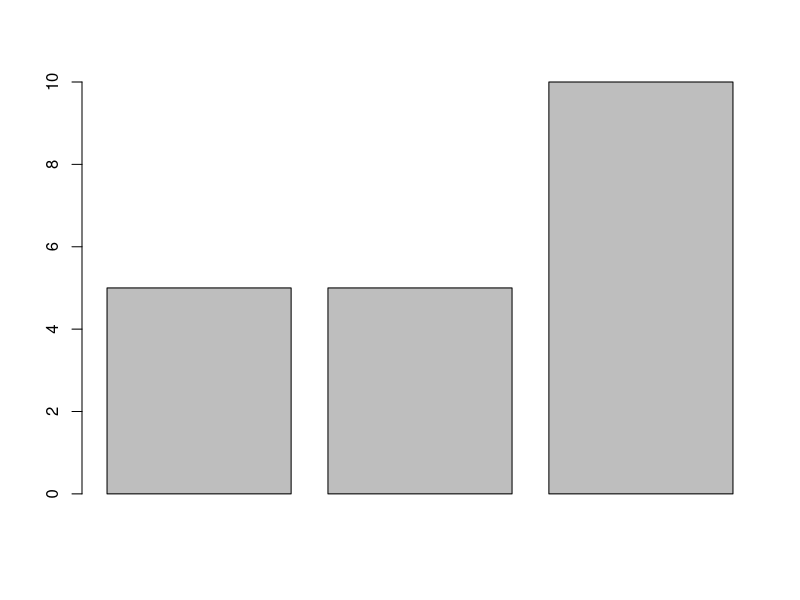

R code for this plot:
## ---- chunk 1
#| label: chunk-two-two
#| code-fold: TRUE	

2+2
## ---- chunk 2
#| label: Chunk-declare_vars
#| cache: true

A=5
B=5
C=10
## ---- chunk 3
#| label: sum

A+B
## ---- chunk 4
#| label: fig-figure
#| fig-cap: Caption for the figure 

barplot(c(A,B,C))

## ---- chunk 5
sessionInfo()
